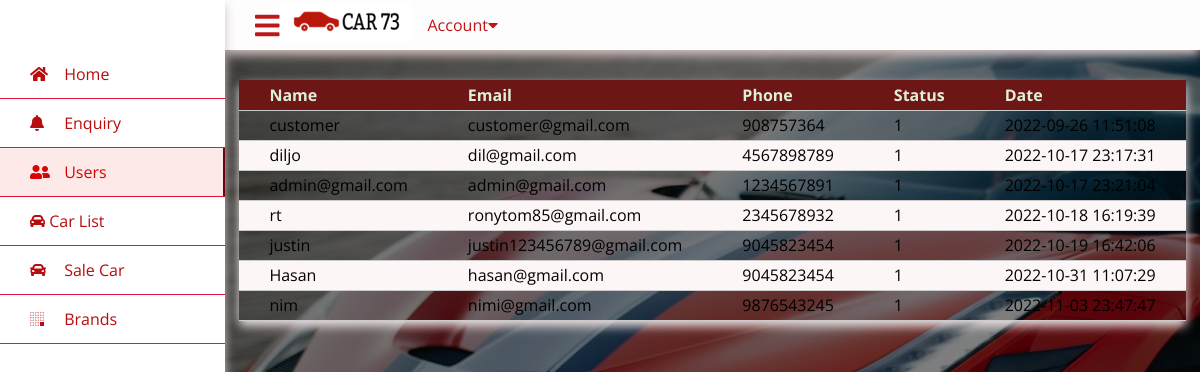
Page /dealer/viewcustomers.php on the committed database.
### tables this page shows
CREATE TABLE `tbl_customer` (
  `cid` int(15) NOT NULL,
  `username` varchar(35) NOT NULL,
  `email` varchar(30) NOT NULL,
  `phone` varchar(15) NOT NULL,
  `password` varchar(50) NOT NULL,
  `status` int(15) NOT NULL DEFAULT 1,
  `user_type` varchar(20) NOT NULL DEFAULT 'customer',
  `date` datetime NOT NULL DEFAULT current_timestamp(),
  `login_id` int(50) NOT NULL
);

### dealer/viewcustomers.php (the view, shortened to what this page needs)
<?php
$querys = "SELECT `cid`, `username`, `email`, `phone`, `password`, `status`, `user_type`, `date`, `login_id` FROM `tbl_customer` WHERE  status=1";
$results = mysqli_query($con,$querys);
?>
<!DOCTYPE html>
<html lang="en">
<head>
    <link rel="stylesheet" href="https://use.fontawesome.com/releases/v5.8.1/css/all.css">
    <link rel="stylesheet" href="css/sidenav.css">
    <link rel="stylesheet" href="https://cdnjs.cloudflare.com/ajax/libs/font-awesome/5.12.1/css/all.min.css">
    <link rel="stylesheet" href="css/view.css" type="text/css"/>
</head>
<body >
    <div class="wrapper">
        <div class="section">
            <div class="top_navbar">
                <div class="hamburger">
                    <a href="#">
                        <i class="fas fa-bars"></i>
                    </a>
                </div>
                <div class="col-lg-2">
                <div class="header__logo">
                    <a href="./index.html"><img src="img/logo.png" alt=""></a>
                </div>
                </div>
                <div class="dropdown">
                        <button class="dropbtn">Account<i class="fa fa-caret-down"></i></button>
                </div>
            </div>
        </div>
        <div class="sidebar">
            <ul>
            <li>
                    <a href="index.php" >
                        <span class="icon"><i class="fas fa-home"></i></span>
                        <span class="item">Home</span>
                    </a>
                </li>
                <li>
                    <a href="enquiry.php">
                        <span class="icon"><i class="fas fa-bell"></i></span>
                        <span class="item">Enquiry</span>
                    </a>
                </li>
                <li>
                    <a href="viewcustomers.php"  class="active">
                        <span class="icon"><i class="fas fa-user-friends"></i></span>
                        <span class="item">Users</span>
                    </a>
                </li>
                <li>
                    <a href="managevehicle.php"
                        <span class="icon"><i class="fas fa-car-alt"></i></span>
                        <span class="item">Car List</span>
                    </a>
                </li>
                <li>
                    <a href="vehicleAdd.php">
                        <span class="icon"><i class="fas fa-car"></i></span>
                        <span class="item">Sale Car</span>
                    </a>
                </li>
                <li>
                    <a href="brand.php">
                        <span class="icon"><i class="fab fa-buromobelexperte"></i></span>
                        <span class="item">Brands</span>
                    </a>
                </li>
            </ul>
        </div>
        <div class="main" data-setbg="/opt/lampp/htdocs/usedcar_showroom_management/dealer/img/hero-bg.jpg">
            <div class="form_container">
                <div class="container">
                    <div class="content">
                    <center>
                    <table>
                    <tr >
                    <th> Name </th>
                    <th> Email </th>
                    <th> Phone </th>
                    <th> Status </th>
                    <th> Date </th>
                    <tr>
                    <?php
                    while($rows=mysqli_fetch_assoc($results))
                    {
                    ?>
                    <tr>
                    <td><?php echo $rows['username']; ?></td>
                    <td><?php echo $rows['email'] ; ?></td>
                    <td><?php echo $rows['phone']; ?></td>
                    <td><?php echo $rows['status']; ?></td>
                    <td><?php echo $rows['date']; ?></td>
                    </tr>
                    <?php
                    }
                    ?>
                    </table>
                    </center>
                    </div>
                </div>
           </div>
        </div>
    </div>
</body>
</html>

### dealer/css/sidenav.css (style rules this page uses)
* { list-style: none; text-decoration: none; margin: 0; padding: 0; box-sizing: border-box; font-family: 'Open Sans', sans-serif; }
body { background-image: url('img/hero-bg.jpg'); }
.wrapper .sidebar { background: rgb(255, 255, 255); position: fixed; top: 0; left: 0; width: 225px; height: 100%; padding: 20px 0; transition: all 0.5s ease; box-shadow: 0 5px 10px rgb(211, 196, 196); }
.wrapper .sidebar ul li a { display: block; padding: 13px 30px; border-bottom: 1px solid #e0163b; color: #b90c0c; font-size: 16px; position: relative; }
.wrapper .sidebar ul li a .icon { color:#b90c0c; width: 30px; display: inline-block; }
.wrapper .sidebar ul li a:hover, .wrapper .sidebar ul li a.active { color: #d90303; background:rgb(254, 233, 233); border-right: 2px solid rgb(104, 5, 15); }
.wrapper .sidebar ul li a:hover .icon, .wrapper .sidebar ul li a.active .icon { color:#d90303; }
.wrapper .sidebar ul li a:hover:before, .wrapper .sidebar ul li a.active:before { display: block; }
.wrapper .section { width: calc(100% - 225px); margin-left: 225px; transition: all 0.5s ease; }
.wrapper .section .top_navbar { background: rgb(253, 253, 253); height: 50px; display: flex; align-items: center; padding: 0 30px; box-shadow: 0 5px 10px rgb(211, 196, 196); }
.wrapper .section .top_navbar .hamburger a { font-size: 28px; color: #be1717; }
.wrapper .section .top_navbar .dropdown { float: right; overflow: hidden; justify-content: right; align-items: right; }
.wrapper .section .top_navbar .dropdown .dropbtn { font-size: 16px; border: none; outline: none; color: rgb(192, 21, 21); padding: 14px 16px; background-color: inherit; font-family: inherit; margin: 0; }
.wrapper .main { width: calc(100% - 225px); margin-left: 225px; transition: all 0.5s ease; }

### dealer/css/view.css (style rules this page uses)
table { margin: 30px auto; border-collapse: collapse; text-align: left; box-shadow: 0 5px 10px rgb(237, 226, 226); }
tr { border-bottom: 1px solid #cbcbcb; }
th { background-color: #6c1616; color: #dff0d8; }
tr:nth-child(even) { background-color: #fdf6f6; }
th, td { border: none; height: 30px; padding: 2px; padding-left: 30px; padding-right: 30px; }

### rows in the picture
tbl_customer: username "customer", email "customer@gmail.com", phone "908757364", status "1", date "2022-09-26 11:51:08"
tbl_customer: username "diljo", email "dil@gmail.com", phone "4567898789", status "1", date "2022-10-17 23:17:31"
tbl_customer: username "admin@gmail.com", email "admin@gmail.com", phone "1234567891", status "1", date "2022-10-17 23:21:04"
tbl_customer: username "rt", email "ronytom85@gmail.com", phone "2345678932", status "1", date "2022-10-18 16:19:39"
tbl_customer: username "justin", email "justin123456789@gmail.com", phone "9045823454", status "1", date "2022-10-19 16:42:06"
tbl_customer: username "Hasan", email "hasan@gmail.com", phone "9045823454", status "1", date "2022-10-31 11:07:29"
tbl_customer: username "nim", email "nimi@gmail.com", phone "9876543245", status "1", date "2022-11-03 23:47:47"
